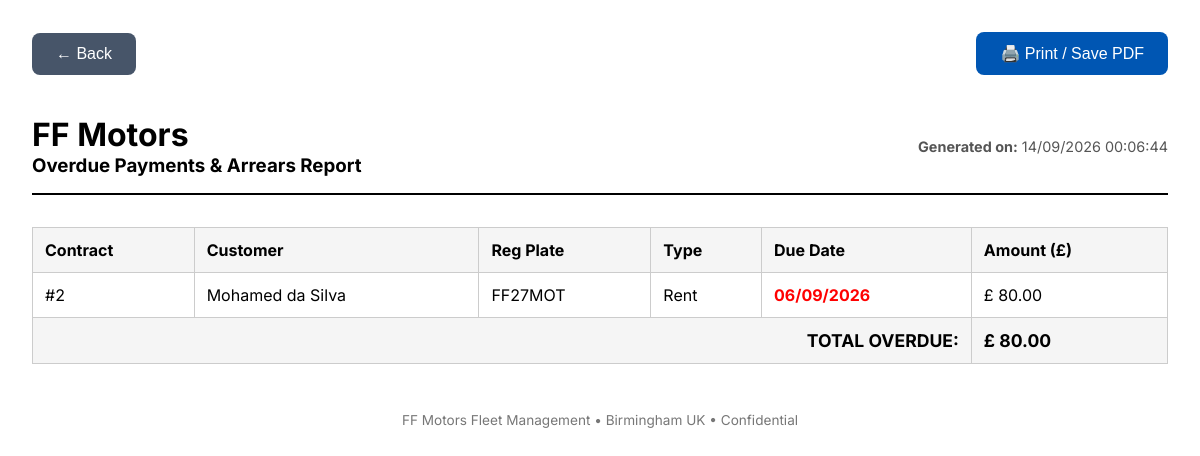
The page /relatorios/vencidos (signed in) on the database its author committed.
### database.py (models this page shows)
class Client(db.Model):
    __tablename__ = 'clientes'
    id = db.Column(db.Integer, primary_key=True)
    nome = db.Column(db.String(100), nullable=False)
    telefone = db.Column(db.String(20), nullable=False)
    email = db.Column(db.String(120), unique=True, nullable=False)
    endereco = db.Column(db.String(255), nullable=True)
    url_habilitacao = db.Column(db.String(255), nullable=True)
    url_comprovante_endereco = db.Column(db.String(255), nullable=True)
    contratos = db.relationship('Contract', backref='cliente', lazy=True)

class Contract(db.Model):
    __tablename__ = 'contratos'
    id = db.Column(db.Integer, primary_key=True)
    id_cliente = db.Column(db.Integer, db.ForeignKey('clientes.id'), nullable=False)
    placa = db.Column(db.String(10), db.ForeignKey('motos.placa'), nullable=False)
    data_retirada = db.Column(db.DateTime, default=datetime.utcnow, nullable=False)
    dia_pagamento_semanal = db.Column(db.Integer, nullable=False) # 0-6 (Segunda-Domingo)
    valor_aluguel_semanal = db.Column(db.Float, nullable=False, default=250.00)
    data_devolucao = db.Column(db.DateTime, nullable=True)
    status = db.Column(db.String(20), default=ContractStatus.ATIVO.value, nullable=False)
    url_seguro = db.Column(db.String(255), nullable=True)
    url_comprovante_deposito = db.Column(db.String(255), nullable=True)
    criado_por_nome = db.Column(db.String(100), nullable=True)
    data_ultima_checagem_seguro = db.Column(db.Date, nullable=True)
    status_seguro = db.Column(db.String(20), default='Valid', nullable=False) # Valid, Cancelled
    seguro_verificado_por = db.Column(db.String(100), nullable=True)
    vistorias = db.relationship('Inspection', backref='contrato', lazy=True)
    transacoes = db.relationship('FinancialTransaction', backref='contrato', lazy=True)

class FinancialTransaction(db.Model):
    __tablename__ = 'financeiro_transacoes'
    id = db.Column(db.Integer, primary_key=True)
    id_contrato = db.Column(db.Integer, db.ForeignKey('contratos.id'), nullable=False)
    tipo = db.Column(db.String(20), nullable=False) # Aluguel, Deposito, Multa, Dano, Devolucao_Deposito
    data_vencimento = db.Column(db.DateTime, nullable=False)
    data_pagamento = db.Column(db.DateTime, nullable=True)
    valor = db.Column(db.Numeric(10, 2), nullable=False)
    status = db.Column(db.String(20), default=TransactionStatus.PENDENTE.value, nullable=False)
    forma_pagamento = db.Column(db.String(50), nullable=True)
    registrado_por_nome = db.Column(db.String(100), nullable=True)

### app.py (the view)
@app.route('/relatorios/vencidos')
def relatorio_vencidos():
    transacoes = FinancialTransaction.query.filter(
        FinancialTransaction.status.in_([TransactionStatus.PENDING.value, 'Pendente']),
        FinancialTransaction.data_vencimento < datetime.utcnow()
    ).order_by(FinancialTransaction.data_vencimento.asc()).all()
    dados = []
    total = 0
    for t in transacoes:
        c = Contract.query.get(t.id_contrato)
        cliente = Client.query.get(c.id_cliente) if c else None
        dados.append({
            'contrato_id': c.id if c else '-',
            'cliente_nome': cliente.nome if cliente else '-',
            'placa': c.placa if c else '-',
            'tipo': t.tipo,
            'valor': t.valor,
            'vencimento': t.data_vencimento.strftime('%d/%m/%Y') if t.data_vencimento else '-'
        })
        total += float(t.valor)
    tz = pytz.timezone('Europe/London')
    agora = datetime.now(tz).strftime('%d/%m/%Y %H:%M:%S')
    return render_template('relatorio_vencidos.html', dados=dados, total=total, agora=agora)

### app.py (called while the page is built, shortened)
@login_manager.user_loader
def load_user(user_id):
    try:
        return User.query.get(int(user_id))
    except Exception:
        return None

@app.context_processor
def inject_csrf_token():
    return dict(csrf_token=generate_csrf_token)

@app.after_request
def apply_security_headers(response):
    response.headers['X-Content-Type-Options'] = 'nosniff'
    response.headers['X-Frame-Options'] = 'SAMEORIGIN'
    response.headers['X-XSS-Protection'] = '1; mode=block'
    response.headers['Referrer-Policy'] = 'strict-origin-when-cross-origin'
    return response

@app.before_request
def check_authentication():
    allowed_routes = ['login', 'static', 'custom_static_uploads', 'favicon']
    if request.endpoint in allowed_routes:
        return
    if request.path.startswith('/static/'):
        return
    if not current_user.is_authenticated:
        if request.path.startswith('/api/'):
            return jsonify({"error": "Unauthorized", "message": "Authentication required"}), 401
        return redirect(url_for('login', next=request.path))

@app.after_request
def add_inline_document_headers(response):
    return response

### database.py (called while the page is built)
    @property
    def is_active(self):
        return self.ativo

### templates/relatorio_vencidos.html (shortened to what this page needs)
<!DOCTYPE html>
<html lang="en">
<head>
</head>
<body>
    <div class="no-print" style="display: flex; justify-content: space-between; align-items: center; margin-bottom: 1.5rem;">
        <button onclick="handleBack()" class="btn-print" style="background: #475569; border: none; text-decoration: none; display: inline-flex; align-items: center; gap: 0.5rem; cursor: pointer;">&larr; Back</button>
        <button class="btn-print" onclick="window.print()">🖨️ Print / Save PDF</button>
    </div>
    <div class="header">
        <div class="header-title">
            <h1>FF Motors</h1>
            <h3>Overdue Payments & Arrears Report</h3>
        </div>
        <div class="header-meta">
            <p><strong>Generated on:</strong> {{ agora }}</p>
        </div>
    </div>
    <table>
        <thead>
            <tr>
                <th>Contract</th>
                <th>Customer</th>
                <th>Reg Plate</th>
                <th>Type</th>
                <th>Due Date</th>
                <th>Amount (£)</th>
            </tr>
        </thead>
        <tbody>
            {% for d in dados %}
            <tr>
                <td>#{{ d.contrato_id }}</td>
                <td>{{ d.cliente_nome }}</td>
                <td>{{ d.placa }}</td>
                <td>{{ d.tipo }}</td>
                <td style="color: red; font-weight: bold;">{{ d.vencimento }}</td>
                <td>£ {{ "%.2f"|format(d.valor) }}</td>
            </tr>
            {% else %}
            <tr>
                <td colspan="6" style="text-align: center;">No overdue payments found.</td>
            </tr>
            {% endfor %}
            <tr class="total-row" style="background: #f5f5f5;">
                <td colspan="5" style="text-align: right;">TOTAL OVERDUE:</td>
                <td>£ {{ "%.2f"|format(total) }}</td>
            </tr>
        </tbody>
    </table>
    <div style="margin-top: 3rem; text-align: center; color: #777; font-size: 0.85rem;">
        FF Motors Fleet Management &bull; Birmingham UK &bull; Confidential
    </div>
</body>
</html>

### templates/relatorio_vencidos.html (style rules this page uses)
body { font-family: 'Inter', sans-serif; background: #fff; color: #000; padding: 2rem; margin: 0; }
h1, h2, h3 { margin: 0; }
.header { display: flex; justify-content: space-between; align-items: center; border-bottom: 2px solid #000; padding-bottom: 1rem; margin-bottom: 2rem; }
.header-title { text-align: left; }
.header-meta { text-align: right; font-size: 0.9rem; color: #555; }
table { width: 100%; border-collapse: collapse; margin-bottom: 2rem; }
th, td { border: 1px solid #ccc; padding: 0.75rem; text-align: left; }
th { background: #f5f5f5; font-weight: bold; }
.total-row { font-weight: bold; font-size: 1.1rem; }
.btn-print { background: #0056b3; color: white; border: none; padding: 0.75rem 1.5rem; border-radius: 8px; cursor: pointer; font-size: 1rem; margin-bottom: 1rem; }

### rows shown on the page
Client: cliente_nome "Mohamed da Silva"
Contract: placa "FF27MOT"
FinancialTransaction: tipo "Rent", valor "80.00"

### other values the page prints
{{ d.contrato_id }} "2"
{{ d.vencimento }} "06/09/2026"
{{ "%.2f"|format(total) }} "80.00"
